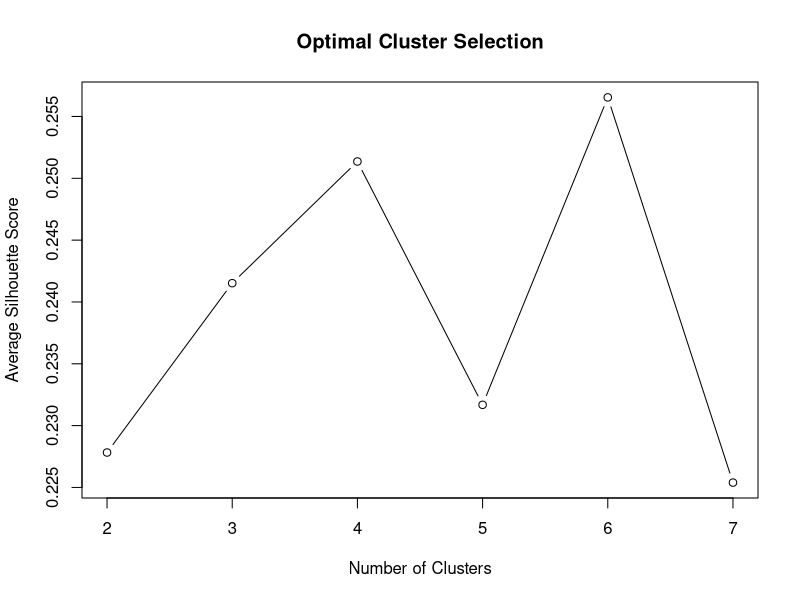
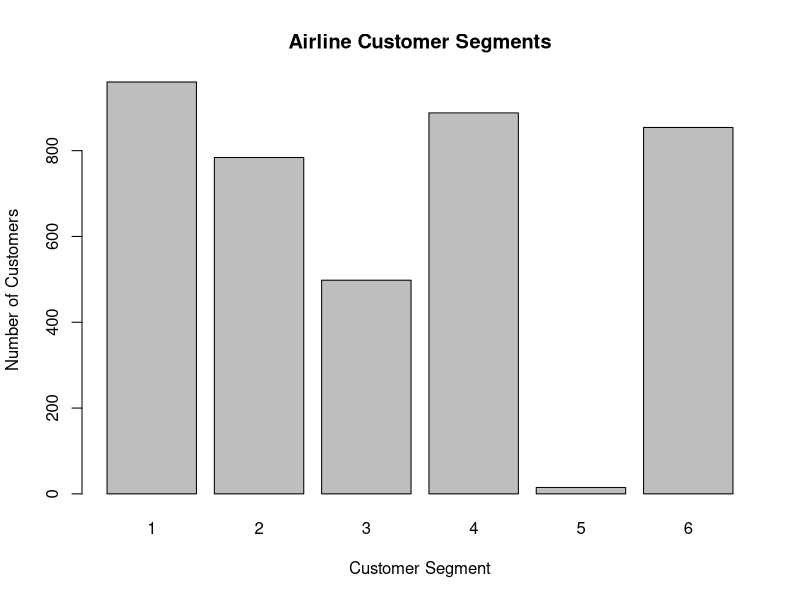
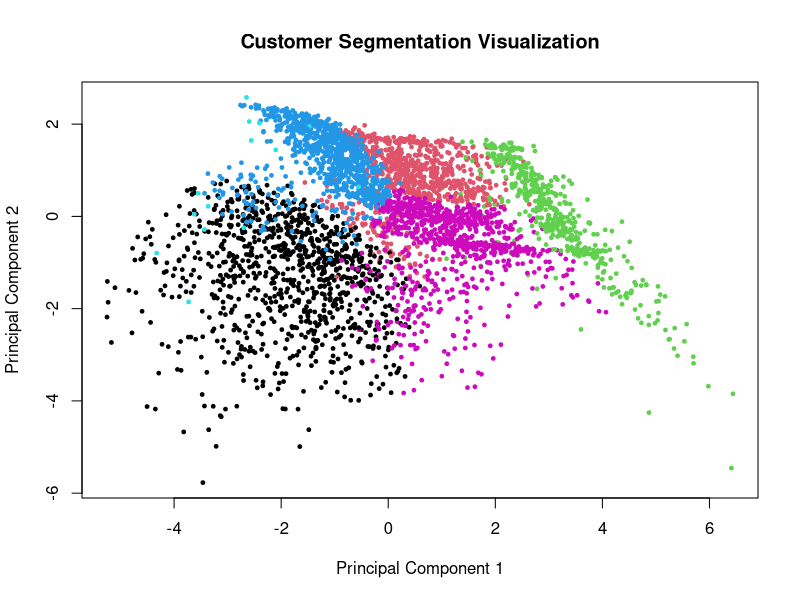

These charts were generated, in order, by the following R code:
install.packages("cluster")


############################################################
# PROJECT 2: AIRLINE CUSTOMER SEGMENTATION
# R | Data Analytics | Machine Learning
#
# Business Objective:
# Segment airline loyalty customers based on mileage,
# travel activity, and reward behavior
# Method:
# K-Means Clustering with Silhouette Evaluation


# 1. LOAD LIBRARIES
library(cluster)
getwd()
# 2. LOAD DATA
airline <- read.csv("EastWestAirlines.csv",
                    check.names = TRUE)

cat("Total Customers:", nrow(airline), "\n")
cat("Total Variables:", ncol(airline), "\n")

str(airline)
summary(airline)

# 3. DATA QUALITY CHECK
cat("Missing Values:", sum(is.na(airline)), "\n")

# Remove identifiers
airline$Unnamed..0 <- NULL
airline$ID. <- NULL

# Store award status for business analysis
award_status <- airline$Award.
airline$Award. <- NULL

# 4. PREPARE FEATURES
# Log-transform nonnegative skewed numeric variables.
# Standardize all variables for distance-based clustering.

features <- airline

skewed_columns <- c(
  "Balance", "Qual_miles", "Bonus_miles",
  "Bonus_trans", "Flight_miles_12mo",
  "Flight_trans_12", "Days_since_enroll"
)

for (column in skewed_columns) {
  features[[column]] <- log1p(
    pmax(features[[column]], 0)
  )
}

scaled_data <- scale(features)

# 5. EVALUATE CLUSTERS
set.seed(1948)

cluster_options <- 2:7
silhouette_scores <- numeric(length(cluster_options))

# Sample customers for efficient silhouette evaluation
sample_ids <- sample(
  seq_len(nrow(scaled_data)),
  min(1000, nrow(scaled_data))
)

sample_dist <- dist(scaled_data[sample_ids, ])

for (i in seq_along(cluster_options)) {
  
  k <- cluster_options[i]
  
  model <- kmeans(
    scaled_data,
    centers = k,
    nstart = 25,
    iter.max = 100
  )
  
  sil <- silhouette(
    model$cluster[sample_ids],
    sample_dist
  )
  
  silhouette_scores[i] <- mean(sil[, 3])
}

selection_results <- data.frame(
  Clusters = cluster_options,
  Silhouette_Score = silhouette_scores
)

print(selection_results)

write.csv(
  selection_results,
  "k_selection_scores.csv",
  row.names = FALSE
)

# 6. SELECT BEST K
best_k <- cluster_options[
  which.max(silhouette_scores)
]

cat("\nSelected Number of Clusters:", best_k, "\n")

# 7. FINAL K-MEANS MODEL
set.seed(1948)

final_model <- kmeans(
  scaled_data,
  centers = best_k,
  nstart = 50,
  iter.max = 100
)

# Add segment labels to original data
results <- read.csv(
  "EastWestAirlines.csv",
  check.names = TRUE
)

results$Segment <- final_model$cluster

# 8. CUSTOMER SEGMENT ANALYSIS
segment_sizes <- as.data.frame(
  table(results$Segment)
)

names(segment_sizes) <- c(
  "Segment", "Customers"
)

print(segment_sizes)

# Calculate business metrics by segment
segment_summary <- aggregate(
  results[, c(
    "Balance",
    "Bonus_miles",
    "Bonus_trans",
    "Flight_miles_12mo",
    "Flight_trans_12",
    "Days_since_enroll",
    "Award."
  )],
  by = list(Segment = results$Segment),
  FUN = mean
)

segment_summary$Customers <- as.numeric(
  table(results$Segment)
)

print(segment_summary)

# 9. EXPORT RESULTS
write.csv(
  segment_summary,
  "segment_summary.csv",
  row.names = FALSE
)

write.csv(
  results,
  "customer_segments.csv",
  row.names = FALSE
)

# 10. VISUALIZATIONS
dir.create("visualizations", showWarnings = FALSE)

png("visualizations/silhouette_scores.png")
plot(
  cluster_options,
  silhouette_scores,
  type = "b",
  xlab = "Number of Clusters",
  ylab = "Average Silhouette Score",
  main = "Optimal Cluster Selection"
)
dev.off()

png("visualizations/segment_sizes.png")
barplot(
  segment_sizes$Customers,
  names.arg = segment_sizes$Segment,
  xlab = "Customer Segment",
  ylab = "Number of Customers",
  main = "Airline Customer Segments"
)
dev.off()

# PCA visualization
pca <- prcomp(scaled_data)

png("visualizations/customer_segments_pca.png")
plot(
  pca$x[, 1],
  pca$x[, 2],
  col = final_model$cluster,
  pch = 19,
  cex = 0.5,
  xlab = "Principal Component 1",
  ylab = "Principal Component 2",
  main = "Customer Segmentation Visualization"
)
dev.off()

# 11. COMPLETION MESSAGE
cat("\n====================================")
cat("\nAIRLINE SEGMENTATION COMPLETED!")
cat("\n====================================")
cat("\nSelected Clusters:", best_k)
cat("\nResults saved successfully.\n")
